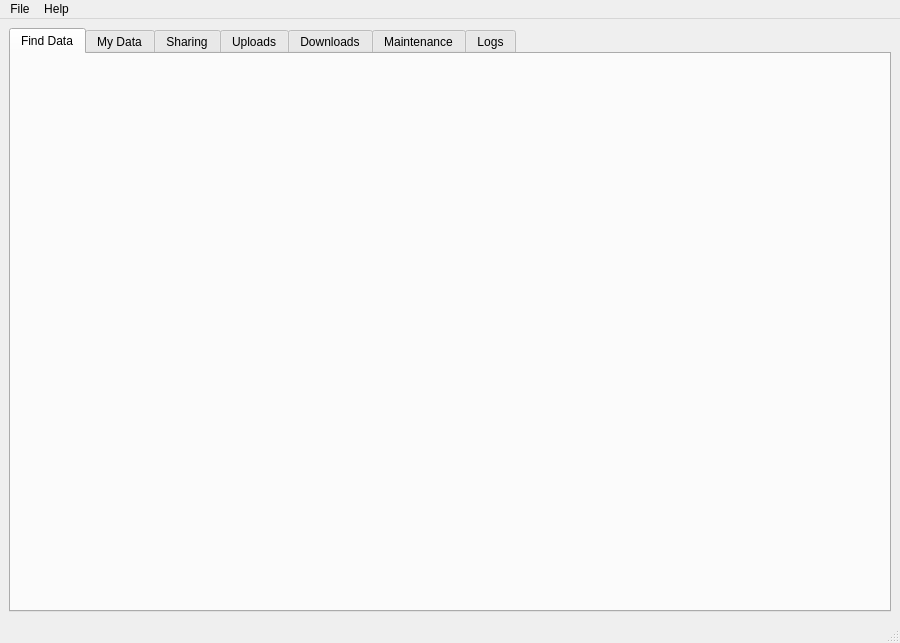
<?xml version="1.0" encoding="UTF-8"?>
<ui version="4.0">
 <class>MainWindow</class>
 <widget class="QMainWindow" name="MainWindow">
  <property name="geometry">
   <rect>
    <x>0</x>
    <y>0</y>
    <width>900</width>
    <height>643</height>
   </rect>
  </property>
  <property name="windowTitle">
   <string>MainWindow</string>
  </property>
  <widget class="QWidget" name="centralwidget">
   <layout class="QHBoxLayout" name="horizontalLayout">
    <item>
     <widget class="QTabWidget" name="tabWidget">
      <property name="enabled">
       <bool>true</bool>
      </property>
      <property name="currentIndex">
       <number>0</number>
      </property>
      <widget class="QWidget" name="tab_browse_public">
       <attribute name="title">
        <string>Find Data</string>
       </attribute>
       <layout class="QVBoxLayout" name="verticalLayout_9">
        <property name="leftMargin">
         <number>0</number>
        </property>
        <property name="topMargin">
         <number>0</number>
        </property>
        <property name="rightMargin">
         <number>0</number>
        </property>
        <property name="bottomMargin">
         <number>0</number>
        </property>
        <item>
         <widget class="BrowsePublic" name="panel_browse_public" native="true">
          <property name="acceptDrops">
           <bool>true</bool>
          </property>
         </widget>
        </item>
       </layout>
      </widget>
      <widget class="QWidget" name="tab_user">
       <attribute name="icon">
        <iconset theme="street-view">
         <normaloff>.</normaloff>.</iconset>
       </attribute>
       <attribute name="title">
        <string>My Data</string>
       </attribute>
       <layout class="QVBoxLayout" name="verticalLayout">
        <item>
         <layout class="QHBoxLayout" name="horizontalLayout_3">
          <property name="topMargin">
           <number>0</number>
          </property>
          <item>
           <widget class="QLabel" name="label_5">
            <property name="text">
             <string>Show my data</string>
            </property>
           </widget>
          </item>
          <item>
           <spacer name="horizontalSpacer_2">
            <property name="orientation">
             <enum>Qt::Horizontal</enum>
            </property>
            <property name="sizeType">
             <enum>QSizePolicy::Fixed</enum>
            </property>
            <property name="sizeHint" stdset="0">
             <size>
              <width>20</width>
              <height>20</height>
             </size>
            </property>
           </spacer>
          </item>
          <item>
           <widget class="QCheckBox" name="checkBox_user_owned">
            <property name="text">
             <string>uploaded by me</string>
            </property>
            <property name="checked">
             <bool>true</bool>
            </property>
           </widget>
          </item>
          <item>
           <widget class="QCheckBox" name="checkBox_user_following">
            <property name="text">
             <string>followed by me</string>
            </property>
            <property name="checked">
             <bool>true</bool>
            </property>
           </widget>
          </item>
          <item>
           <widget class="QCheckBox" name="checkBox_user_shared">
            <property name="text">
             <string>shared with me</string>
            </property>
           </widget>
          </item>
          <item>
           <spacer name="horizontalSpacer">
            <property name="orientation">
             <enum>Qt::Horizontal</enum>
            </property>
            <property name="sizeHint" stdset="0">
             <size>
              <width>40</width>
              <height>30</height>
             </size>
            </property>
           </spacer>
          </item>
          <item>
           <widget class="QPushButton" name="pushButton_user_refresh">
            <property name="text">
             <string>Update</string>
            </property>
           </widget>
          </item>
         </layout>
        </item>
        <item>
         <widget class="FilterChainUser" name="user_filter_chain" native="true">
          <property name="sizePolicy">
           <sizepolicy hsizetype="Preferred" vsizetype="Expanding">
            <horstretch>0</horstretch>
            <verstretch>0</verstretch>
           </sizepolicy>
          </property>
         </widget>
        </item>
       </layout>
      </widget>
      <widget class="QWidget" name="tab_share">
       <property name="enabled">
        <bool>false</bool>
       </property>
       <attribute name="icon">
        <iconset theme="people-arrows">
         <normaloff>.</normaloff>.</iconset>
       </attribute>
       <attribute name="title">
        <string>Sharing</string>
       </attribute>
       <layout class="QVBoxLayout" name="verticalLayout_5">
        <item>
         <widget class="QLabel" name="label">
          <property name="text">
           <string>You can share datasets with other users on DCOR via collections. Collections may contain private and public datasets.</string>
          </property>
          <property name="wordWrap">
           <bool>true</bool>
          </property>
         </widget>
        </item>
        <item>
         <widget class="QSplitter" name="splitter">
          <property name="sizePolicy">
           <sizepolicy hsizetype="Expanding" vsizetype="Expanding">
            <horstretch>0</horstretch>
            <verstretch>0</verstretch>
           </sizepolicy>
          </property>
          <property name="orientation">
           <enum>Qt::Horizontal</enum>
          </property>
          <widget class="QWidget" name="verticalLayoutWidget_2">
           <layout class="QVBoxLayout" name="verticalLayout_2">
            <item>
             <layout class="QHBoxLayout" name="horizontalLayout_5">
              <property name="topMargin">
               <number>0</number>
              </property>
              <item>
               <widget class="QLabel" name="label_2">
                <property name="text">
                 <string>My Collections</string>
                </property>
               </widget>
              </item>
              <item>
               <widget class="QLineEdit" name="lineEdit_3">
                <property name="placeholderText">
                 <string>filter collections...</string>
                </property>
               </widget>
              </item>
             </layout>
            </item>
            <item>
             <widget class="QListWidget" name="listWidget_2"/>
            </item>
           </layout>
          </widget>
          <widget class="QWidget" name="verticalLayoutWidget_3">
           <layout class="QVBoxLayout" name="verticalLayout_3">
            <item>
             <layout class="QHBoxLayout" name="horizontalLayout_7">
              <item>
               <widget class="QLabel" name="label_3">
                <property name="text">
                 <string>Datasets</string>
                </property>
               </widget>
              </item>
              <item>
               <widget class="QLineEdit" name="lineEdit_4">
                <property name="placeholderText">
                 <string>filter datasets...</string>
                </property>
               </widget>
              </item>
             </layout>
            </item>
            <item>
             <widget class="QListWidget" name="listWidget_3"/>
            </item>
           </layout>
          </widget>
          <widget class="QWidget" name="verticalLayoutWidget">
           <layout class="QVBoxLayout" name="verticalLayout_4">
            <item>
             <layout class="QHBoxLayout" name="horizontalLayout_4">
              <item>
               <widget class="QLabel" name="label_4">
                <property name="text">
                 <string>Shared with</string>
                </property>
               </widget>
              </item>
              <item>
               <widget class="QLineEdit" name="lineEdit_5">
                <property name="placeholderText">
                 <string>filter users...</string>
                </property>
               </widget>
              </item>
             </layout>
            </item>
            <item>
             <widget class="QListWidget" name="listWidget"/>
            </item>
           </layout>
          </widget>
         </widget>
        </item>
        <item>
         <layout class="QHBoxLayout" name="horizontalLayout_2">
          <item>
           <widget class="QLabel" name="label_7">
            <property name="text">
             <string>Add user to selected collection(s):</string>
            </property>
           </widget>
          </item>
          <item>
           <widget class="QLineEdit" name="lineEdit_2">
            <property name="placeholderText">
             <string>type a name...</string>
            </property>
           </widget>
          </item>
          <item>
           <widget class="QToolButton" name="toolButton_3">
            <property name="text">
             <string>Add</string>
            </property>
           </widget>
          </item>
         </layout>
        </item>
       </layout>
      </widget>
      <widget class="QWidget" name="tab_upload">
       <attribute name="icon">
        <iconset theme="upload">
         <normaloff>.</normaloff>.</iconset>
       </attribute>
       <attribute name="title">
        <string>Uploads</string>
       </attribute>
       <layout class="QVBoxLayout" name="verticalLayout_6">
        <property name="leftMargin">
         <number>0</number>
        </property>
        <property name="topMargin">
         <number>0</number>
        </property>
        <property name="rightMargin">
         <number>0</number>
        </property>
        <property name="bottomMargin">
         <number>0</number>
        </property>
        <item>
         <widget class="UploadWidget" name="panel_upload" native="true">
          <property name="acceptDrops">
           <bool>true</bool>
          </property>
         </widget>
        </item>
       </layout>
      </widget>
      <widget class="QWidget" name="tab_download">
       <attribute name="icon">
        <iconset theme="download">
         <normaloff>.</normaloff>.</iconset>
       </attribute>
       <attribute name="title">
        <string>Downloads</string>
       </attribute>
       <layout class="QHBoxLayout" name="horizontalLayout_8">
        <property name="leftMargin">
         <number>0</number>
        </property>
        <property name="topMargin">
         <number>0</number>
        </property>
        <property name="rightMargin">
         <number>0</number>
        </property>
        <property name="bottomMargin">
         <number>0</number>
        </property>
        <item>
         <widget class="DownloadWidget" name="panel_download" native="true"/>
        </item>
       </layout>
      </widget>
      <widget class="QWidget" name="tab_maintain">
       <attribute name="icon">
        <iconset theme="broom">
         <normaloff>.</normaloff>.</iconset>
       </attribute>
       <attribute name="title">
        <string>Maintenance</string>
       </attribute>
       <layout class="QVBoxLayout" name="verticalLayout_8">
        <item>
         <widget class="MaintenanceWidget" name="panel_maintenance" native="true"/>
        </item>
       </layout>
      </widget>
      <widget class="QWidget" name="tab_logs">
       <attribute name="title">
        <string>Logs</string>
       </attribute>
       <layout class="QHBoxLayout" name="horizontalLayout_6">
        <item>
         <widget class="WidgetLog" name="panel_logs" native="true"/>
        </item>
       </layout>
      </widget>
     </widget>
    </item>
   </layout>
  </widget>
  <widget class="QMenuBar" name="menubar">
   <property name="geometry">
    <rect>
     <x>0</x>
     <y>0</y>
     <width>900</width>
     <height>22</height>
    </rect>
   </property>
   <widget class="QMenu" name="menuHelp">
    <property name="title">
     <string>Help</string>
    </property>
    <addaction name="actionSoftware"/>
    <addaction name="actionAbout"/>
   </widget>
   <widget class="QMenu" name="menuPreferences">
    <property name="title">
     <string>File</string>
    </property>
    <addaction name="actionSetupWizard"/>
    <addaction name="separator"/>
    <addaction name="actionPreferences"/>
    <addaction name="separator"/>
    <addaction name="actionQuit"/>
   </widget>
   <addaction name="menuPreferences"/>
   <addaction name="menuHelp"/>
  </widget>
  <widget class="QStatusBar" name="statusbar"/>
  <action name="actionSoftware">
   <property name="icon">
    <iconset theme="code-branch">
     <normaloff>../../../../.designer/backup</normaloff>../../../../.designer/backup</iconset>
   </property>
   <property name="text">
    <string>Software</string>
   </property>
  </action>
  <action name="actionSet_API_key">
   <property name="text">
    <string>Set DCOR API key</string>
   </property>
  </action>
  <action name="actionQuit">
   <property name="icon">
    <iconset theme="times-circle">
     <normaloff>../../../../.designer/backup</normaloff>../../../../.designer/backup</iconset>
   </property>
   <property name="text">
    <string>Quit</string>
   </property>
  </action>
  <action name="actionUpdate_local_database">
   <property name="text">
    <string>Update local database</string>
   </property>
  </action>
  <action name="actionPreferences">
   <property name="icon">
    <iconset theme="cogs">
     <normaloff>../../../../.designer/backup</normaloff>../../../../.designer/backup</iconset>
   </property>
   <property name="text">
    <string>Preferences...</string>
   </property>
  </action>
  <action name="actionAbout">
   <property name="icon">
    <iconset theme="info">
     <normaloff>../../../../.designer/backup</normaloff>../../../../.designer/backup</iconset>
   </property>
   <property name="text">
    <string>About</string>
   </property>
  </action>
  <action name="actionSetupWizard">
   <property name="icon">
    <iconset theme="hat-wizard">
     <normaloff>../../../../.designer/backup</normaloff>../../../../.designer/backup</iconset>
   </property>
   <property name="text">
    <string>Setup wizard...</string>
   </property>
  </action>
 </widget>
 <customwidgets>
  <customwidget>
   <class>UploadWidget</class>
   <extends>QWidget</extends>
   <header>dcoraid.gui.upload.widget_upload</header>
   <container>1</container>
  </customwidget>
  <customwidget>
   <class>MaintenanceWidget</class>
   <extends>QWidget</extends>
   <header>dcoraid.gui.maintenance.widget_maintenance</header>
   <container>1</container>
  </customwidget>
  <customwidget>
   <class>DownloadWidget</class>
   <extends>QWidget</extends>
   <header>dcoraid.gui.download.widget_download</header>
   <container>1</container>
  </customwidget>
  <customwidget>
   <class>FilterChainUser</class>
   <extends>QWidget</extends>
   <header>dcoraid.gui.dbview.filter_chain</header>
   <container>1</container>
  </customwidget>
  <customwidget>
   <class>BrowsePublic</class>
   <extends>QWidget</extends>
   <header>dcoraid.gui.browse_public.widget_browse_public</header>
   <container>1</container>
  </customwidget>
  <customwidget>
   <class>WidgetLog</class>
   <extends>QWidget</extends>
   <header>dcoraid.gui.logs.widget_log</header>
   <container>1</container>
  </customwidget>
 </customwidgets>
 <resources/>
 <connections>
  <connection>
   <sender>actionQuit</sender>
   <signal>triggered()</signal>
   <receiver>MainWindow</receiver>
   <slot>close()</slot>
   <hints>
    <hint type="sourcelabel">
     <x>-1</x>
     <y>-1</y>
    </hint>
    <hint type="destinationlabel">
     <x>399</x>
     <y>318</y>
    </hint>
   </hints>
  </connection>
 </connections>
</ui>
